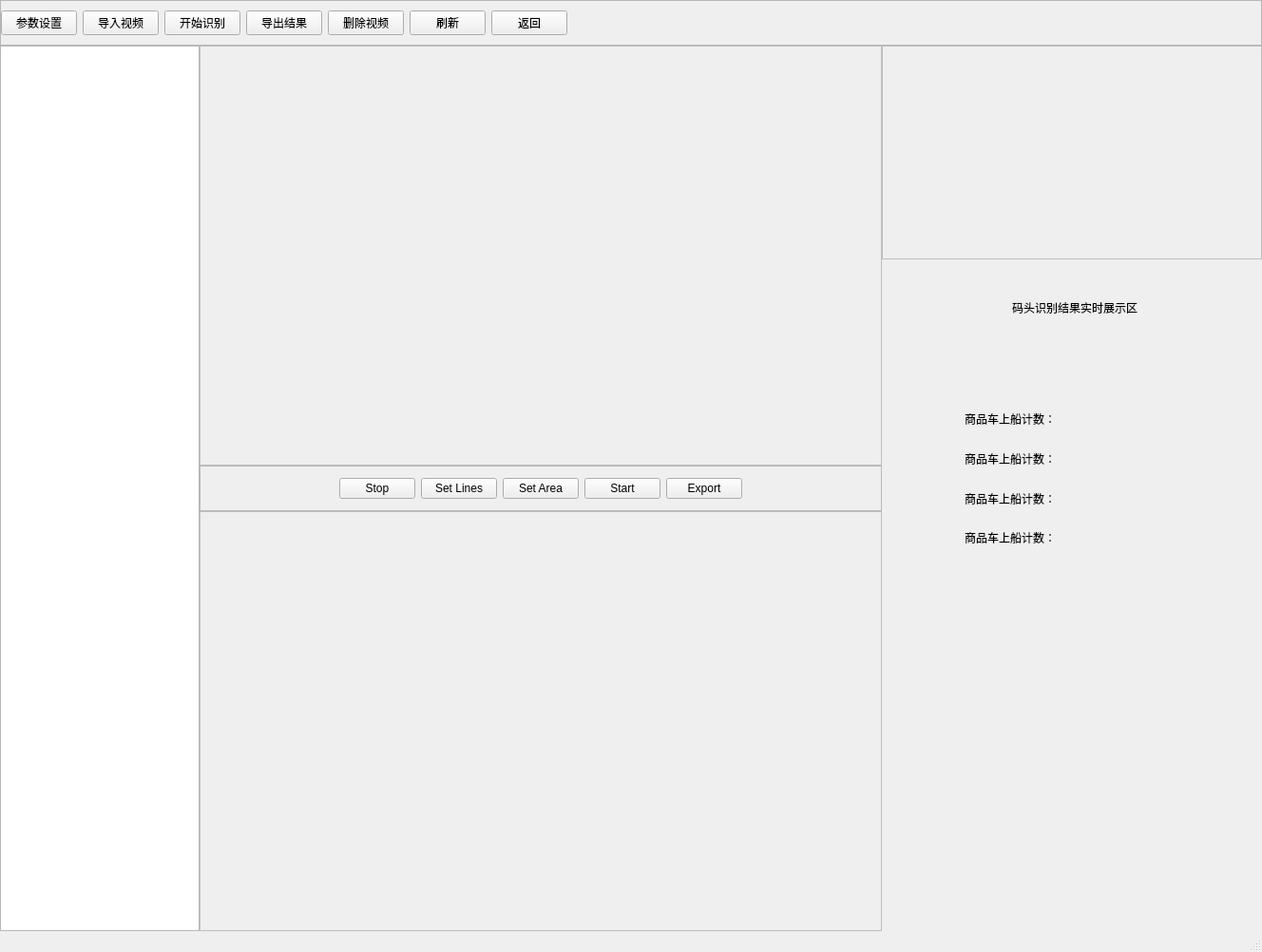
<?xml version="1.0" encoding="UTF-8"?>
<ui version="4.0">
 <class>detail</class>
 <widget class="QMainWindow" name="detail">
  <property name="geometry">
   <rect>
    <x>0</x>
    <y>0</y>
    <width>1328</width>
    <height>1002</height>
   </rect>
  </property>
  <property name="windowTitle">
   <string>MainWindow</string>
  </property>
  <property name="styleSheet">
   <string notr="true">QWidget#MainWindow {
	background: #FFF;
}</string>
  </property>
  <widget class="QWidget" name="w_detail_window">
   <layout class="QVBoxLayout" name="verticalLayout_4">
    <property name="spacing">
     <number>0</number>
    </property>
    <property name="leftMargin">
     <number>0</number>
    </property>
    <property name="topMargin">
     <number>0</number>
    </property>
    <property name="rightMargin">
     <number>0</number>
    </property>
    <property name="bottomMargin">
     <number>0</number>
    </property>
    <item>
     <widget class="QFrame" name="frame">
      <property name="minimumSize">
       <size>
        <width>0</width>
        <height>48</height>
       </size>
      </property>
      <property name="maximumSize">
       <size>
        <width>16777215</width>
        <height>48</height>
       </size>
      </property>
      <property name="frameShape">
       <enum>QFrame::StyledPanel</enum>
      </property>
      <property name="frameShadow">
       <enum>QFrame::Raised</enum>
      </property>
      <layout class="QHBoxLayout" name="horizontalLayout">
       <property name="leftMargin">
        <number>0</number>
       </property>
       <property name="topMargin">
        <number>0</number>
       </property>
       <property name="rightMargin">
        <number>0</number>
       </property>
       <property name="bottomMargin">
        <number>0</number>
       </property>
       <item>
        <widget class="QPushButton" name="pushButton">
         <property name="cursor">
          <cursorShape>PointingHandCursor</cursorShape>
         </property>
         <property name="text">
          <string>参数设置</string>
         </property>
        </widget>
       </item>
       <item>
        <widget class="QPushButton" name="pushButton_6">
         <property name="cursor">
          <cursorShape>PointingHandCursor</cursorShape>
         </property>
         <property name="text">
          <string>导入视频</string>
         </property>
        </widget>
       </item>
       <item>
        <widget class="QPushButton" name="pushButton_5">
         <property name="cursor">
          <cursorShape>PointingHandCursor</cursorShape>
         </property>
         <property name="text">
          <string>开始识别</string>
         </property>
        </widget>
       </item>
       <item>
        <widget class="QPushButton" name="pushButton_4">
         <property name="cursor">
          <cursorShape>PointingHandCursor</cursorShape>
         </property>
         <property name="text">
          <string>导出结果</string>
         </property>
        </widget>
       </item>
       <item>
        <widget class="QPushButton" name="pushButton_3">
         <property name="cursor">
          <cursorShape>PointingHandCursor</cursorShape>
         </property>
         <property name="text">
          <string>删除视频</string>
         </property>
        </widget>
       </item>
       <item>
        <widget class="QPushButton" name="pushButton_2">
         <property name="cursor">
          <cursorShape>PointingHandCursor</cursorShape>
         </property>
         <property name="text">
          <string>刷新</string>
         </property>
        </widget>
       </item>
       <item>
        <widget class="QPushButton" name="pushButton_7">
         <property name="cursor">
          <cursorShape>PointingHandCursor</cursorShape>
         </property>
         <property name="text">
          <string>返回</string>
         </property>
        </widget>
       </item>
       <item>
        <spacer name="horizontalSpacer">
         <property name="orientation">
          <enum>Qt::Horizontal</enum>
         </property>
         <property name="sizeHint" stdset="0">
          <size>
           <width>690</width>
           <height>20</height>
          </size>
         </property>
        </spacer>
       </item>
      </layout>
     </widget>
    </item>
    <item>
     <layout class="QHBoxLayout" name="horizontalLayout_9">
      <property name="spacing">
       <number>0</number>
      </property>
      <item>
       <widget class="QListWidget" name="lw_video_list">
        <property name="minimumSize">
         <size>
          <width>210</width>
          <height>0</height>
         </size>
        </property>
        <property name="maximumSize">
         <size>
          <width>210</width>
          <height>16777215</height>
         </size>
        </property>
        <property name="autoScrollMargin">
         <number>16</number>
        </property>
       </widget>
      </item>
      <item>
       <layout class="QVBoxLayout" name="verticalLayout">
        <property name="spacing">
         <number>0</number>
        </property>
        <property name="rightMargin">
         <number>0</number>
        </property>
        <item>
         <widget class="QLabel" name="l_actual_video">
          <property name="styleSheet">
           <string notr="true">QWidget#l_actual_video {
	border: 1px solid #BEBEBE;
}</string>
          </property>
          <property name="text">
           <string/>
          </property>
         </widget>
        </item>
        <item>
         <widget class="QFrame" name="frame_2">
          <property name="minimumSize">
           <size>
            <width>600</width>
            <height>48</height>
           </size>
          </property>
          <property name="maximumSize">
           <size>
            <width>16777215</width>
            <height>48</height>
           </size>
          </property>
          <property name="styleSheet">
           <string notr="true">QWidget#frame_2 {
	border-left: 0;
}</string>
          </property>
          <property name="frameShape">
           <enum>QFrame::StyledPanel</enum>
          </property>
          <property name="frameShadow">
           <enum>QFrame::Raised</enum>
          </property>
          <layout class="QHBoxLayout" name="horizontalLayout_3">
           <property name="leftMargin">
            <number>0</number>
           </property>
           <property name="topMargin">
            <number>0</number>
           </property>
           <property name="rightMargin">
            <number>0</number>
           </property>
           <property name="bottomMargin">
            <number>0</number>
           </property>
           <item>
            <layout class="QHBoxLayout" name="horizontalLayout_2">
             <item>
              <spacer name="horizontalSpacer_2">
               <property name="orientation">
                <enum>Qt::Horizontal</enum>
               </property>
               <property name="sizeHint" stdset="0">
                <size>
                 <width>40</width>
                 <height>20</height>
                </size>
               </property>
              </spacer>
             </item>
             <item>
              <widget class="QPushButton" name="pushButton_13">
               <property name="cursor">
                <cursorShape>PointingHandCursor</cursorShape>
               </property>
               <property name="text">
                <string>Stop</string>
               </property>
              </widget>
             </item>
             <item>
              <widget class="QPushButton" name="pushButton_12">
               <property name="cursor">
                <cursorShape>PointingHandCursor</cursorShape>
               </property>
               <property name="text">
                <string>Set Lines</string>
               </property>
              </widget>
             </item>
             <item>
              <widget class="QPushButton" name="pushButton_11">
               <property name="cursor">
                <cursorShape>PointingHandCursor</cursorShape>
               </property>
               <property name="text">
                <string>Set Area</string>
               </property>
              </widget>
             </item>
             <item>
              <widget class="QPushButton" name="pushButton_10">
               <property name="cursor">
                <cursorShape>PointingHandCursor</cursorShape>
               </property>
               <property name="text">
                <string>Start</string>
               </property>
              </widget>
             </item>
             <item>
              <widget class="QPushButton" name="pushButton_9">
               <property name="cursor">
                <cursorShape>PointingHandCursor</cursorShape>
               </property>
               <property name="text">
                <string>Export</string>
               </property>
              </widget>
             </item>
             <item>
              <spacer name="horizontalSpacer_3">
               <property name="orientation">
                <enum>Qt::Horizontal</enum>
               </property>
               <property name="sizeHint" stdset="0">
                <size>
                 <width>40</width>
                 <height>20</height>
                </size>
               </property>
              </spacer>
             </item>
            </layout>
           </item>
          </layout>
         </widget>
        </item>
        <item>
         <widget class="QLabel" name="l_original_video">
          <property name="styleSheet">
           <string notr="true">QWidget#l_original_video {
	border: 1px solid #BEBEBE;
}</string>
          </property>
          <property name="text">
           <string/>
          </property>
         </widget>
        </item>
       </layout>
      </item>
      <item>
       <layout class="QVBoxLayout" name="verticalLayout_3">
        <property name="spacing">
         <number>0</number>
        </property>
        <item>
         <widget class="QLabel" name="l_identify_image">
          <property name="minimumSize">
           <size>
            <width>400</width>
            <height>225</height>
           </size>
          </property>
          <property name="maximumSize">
           <size>
            <width>400</width>
            <height>225</height>
           </size>
          </property>
          <property name="styleSheet">
           <string notr="true">QWidget#l_identify_image {
	border: 1px solid #BEBEBE;
}</string>
          </property>
          <property name="text">
           <string/>
          </property>
         </widget>
        </item>
        <item>
         <widget class="QWidget" name="w_identify_result" native="true">
          <property name="minimumSize">
           <size>
            <width>400</width>
            <height>500</height>
           </size>
          </property>
          <property name="maximumSize">
           <size>
            <width>400</width>
            <height>16777215</height>
           </size>
          </property>
          <widget class="QWidget" name="horizontalLayoutWidget_2">
           <property name="geometry">
            <rect>
             <x>-1</x>
             <y>30</y>
             <width>401</width>
             <height>41</height>
            </rect>
           </property>
           <layout class="QHBoxLayout" name="horizontalLayout_4">
            <property name="spacing">
             <number>0</number>
            </property>
            <item>
             <spacer name="horizontalSpacer_5">
              <property name="orientation">
               <enum>Qt::Horizontal</enum>
              </property>
              <property name="sizeHint" stdset="0">
               <size>
                <width>40</width>
                <height>20</height>
               </size>
              </property>
             </spacer>
            </item>
            <item>
             <widget class="QLabel" name="l_wharf_name">
              <property name="text">
               <string/>
              </property>
             </widget>
            </item>
            <item>
             <widget class="QLabel" name="label">
              <property name="text">
               <string>码头识别结果实时展示区</string>
              </property>
             </widget>
            </item>
            <item>
             <spacer name="horizontalSpacer_4">
              <property name="orientation">
               <enum>Qt::Horizontal</enum>
              </property>
              <property name="sizeHint" stdset="0">
               <size>
                <width>40</width>
                <height>20</height>
               </size>
              </property>
             </spacer>
            </item>
           </layout>
          </widget>
          <widget class="QWidget" name="layoutWidget">
           <property name="geometry">
            <rect>
             <x>30</x>
             <y>150</y>
             <width>356</width>
             <height>161</height>
            </rect>
           </property>
           <layout class="QVBoxLayout" name="verticalLayout_2">
            <item>
             <layout class="QHBoxLayout" name="horizontalLayout_5">
              <item>
               <spacer name="horizontalSpacer_6">
                <property name="orientation">
                 <enum>Qt::Horizontal</enum>
                </property>
                <property name="sizeHint" stdset="0">
                 <size>
                  <width>40</width>
                  <height>20</height>
                 </size>
                </property>
               </spacer>
              </item>
              <item>
               <widget class="QLabel" name="label_2">
                <property name="text">
                 <string>商品车上船计数：</string>
                </property>
               </widget>
              </item>
              <item>
               <widget class="QLabel" name="l_goods_car_above_count">
                <property name="minimumSize">
                 <size>
                  <width>140</width>
                  <height>0</height>
                 </size>
                </property>
                <property name="text">
                 <string/>
                </property>
               </widget>
              </item>
              <item>
               <spacer name="horizontalSpacer_7">
                <property name="orientation">
                 <enum>Qt::Horizontal</enum>
                </property>
                <property name="sizeHint" stdset="0">
                 <size>
                  <width>40</width>
                  <height>20</height>
                 </size>
                </property>
               </spacer>
              </item>
             </layout>
            </item>
            <item>
             <layout class="QHBoxLayout" name="horizontalLayout_8">
              <item>
               <spacer name="horizontalSpacer_12">
                <property name="orientation">
                 <enum>Qt::Horizontal</enum>
                </property>
                <property name="sizeHint" stdset="0">
                 <size>
                  <width>40</width>
                  <height>20</height>
                 </size>
                </property>
               </spacer>
              </item>
              <item>
               <widget class="QLabel" name="label_8">
                <property name="text">
                 <string>商品车上船计数：</string>
                </property>
               </widget>
              </item>
              <item>
               <widget class="QLabel" name="l_goods_car_under_count">
                <property name="minimumSize">
                 <size>
                  <width>140</width>
                  <height>0</height>
                 </size>
                </property>
                <property name="text">
                 <string/>
                </property>
               </widget>
              </item>
              <item>
               <spacer name="horizontalSpacer_13">
                <property name="orientation">
                 <enum>Qt::Horizontal</enum>
                </property>
                <property name="sizeHint" stdset="0">
                 <size>
                  <width>40</width>
                  <height>20</height>
                 </size>
                </property>
               </spacer>
              </item>
             </layout>
            </item>
            <item>
             <layout class="QHBoxLayout" name="horizontalLayout_7">
              <item>
               <spacer name="horizontalSpacer_10">
                <property name="orientation">
                 <enum>Qt::Horizontal</enum>
                </property>
                <property name="sizeHint" stdset="0">
                 <size>
                  <width>40</width>
                  <height>20</height>
                 </size>
                </property>
               </spacer>
              </item>
              <item>
               <widget class="QLabel" name="label_6">
                <property name="text">
                 <string>商品车上船计数：</string>
                </property>
               </widget>
              </item>
              <item>
               <widget class="QLabel" name="l_project_car_above_count">
                <property name="minimumSize">
                 <size>
                  <width>140</width>
                  <height>0</height>
                 </size>
                </property>
                <property name="text">
                 <string/>
                </property>
               </widget>
              </item>
              <item>
               <spacer name="horizontalSpacer_11">
                <property name="orientation">
                 <enum>Qt::Horizontal</enum>
                </property>
                <property name="sizeHint" stdset="0">
                 <size>
                  <width>40</width>
                  <height>20</height>
                 </size>
                </property>
               </spacer>
              </item>
             </layout>
            </item>
            <item>
             <layout class="QHBoxLayout" name="horizontalLayout_6">
              <item>
               <spacer name="horizontalSpacer_8">
                <property name="orientation">
                 <enum>Qt::Horizontal</enum>
                </property>
                <property name="sizeHint" stdset="0">
                 <size>
                  <width>40</width>
                  <height>20</height>
                 </size>
                </property>
               </spacer>
              </item>
              <item>
               <widget class="QLabel" name="label_4">
                <property name="text">
                 <string>商品车上船计数：</string>
                </property>
               </widget>
              </item>
              <item>
               <widget class="QLabel" name="l_project_car_under_count">
                <property name="minimumSize">
                 <size>
                  <width>140</width>
                  <height>0</height>
                 </size>
                </property>
                <property name="text">
                 <string/>
                </property>
               </widget>
              </item>
              <item>
               <spacer name="horizontalSpacer_9">
                <property name="orientation">
                 <enum>Qt::Horizontal</enum>
                </property>
                <property name="sizeHint" stdset="0">
                 <size>
                  <width>40</width>
                  <height>20</height>
                 </size>
                </property>
               </spacer>
              </item>
             </layout>
            </item>
           </layout>
          </widget>
         </widget>
        </item>
       </layout>
      </item>
     </layout>
    </item>
   </layout>
  </widget>
  <widget class="QMenuBar" name="menubar">
   <property name="geometry">
    <rect>
     <x>0</x>
     <y>0</y>
     <width>1328</width>
     <height>24</height>
    </rect>
   </property>
  </widget>
  <widget class="QStatusBar" name="statusbar"/>
 </widget>
 <resources/>
 <connections>
  <connection>
   <sender>pushButton</sender>
   <signal>clicked()</signal>
   <receiver>detail</receiver>
   <slot>paramSettingClicked()</slot>
   <hints>
    <hint type="sourcelabel">
     <x>33</x>
     <y>63</y>
    </hint>
    <hint type="destinationlabel">
     <x>714</x>
     <y>86</y>
    </hint>
   </hints>
  </connection>
  <connection>
   <sender>pushButton_6</sender>
   <signal>clicked()</signal>
   <receiver>detail</receiver>
   <slot>importVideoClicked()</slot>
   <hints>
    <hint type="sourcelabel">
     <x>132</x>
     <y>64</y>
    </hint>
    <hint type="destinationlabel">
     <x>863</x>
     <y>86</y>
    </hint>
   </hints>
  </connection>
  <connection>
   <sender>pushButton_5</sender>
   <signal>clicked()</signal>
   <receiver>detail</receiver>
   <slot>startIdentifyClicked()</slot>
   <hints>
    <hint type="sourcelabel">
     <x>235</x>
     <y>64</y>
    </hint>
    <hint type="destinationlabel">
     <x>221</x>
     <y>499</y>
    </hint>
   </hints>
  </connection>
  <connection>
   <sender>pushButton_4</sender>
   <signal>clicked()</signal>
   <receiver>detail</receiver>
   <slot>exportResultClicked()</slot>
   <hints>
    <hint type="sourcelabel">
     <x>328</x>
     <y>68</y>
    </hint>
    <hint type="destinationlabel">
     <x>249</x>
     <y>499</y>
    </hint>
   </hints>
  </connection>
  <connection>
   <sender>pushButton_3</sender>
   <signal>clicked()</signal>
   <receiver>detail</receiver>
   <slot>deleteVideoClicked()</slot>
   <hints>
    <hint type="sourcelabel">
     <x>429</x>
     <y>67</y>
    </hint>
    <hint type="destinationlabel">
     <x>339</x>
     <y>499</y>
    </hint>
   </hints>
  </connection>
  <connection>
   <sender>pushButton_2</sender>
   <signal>clicked()</signal>
   <receiver>detail</receiver>
   <slot>flushedClicked()</slot>
   <hints>
    <hint type="sourcelabel">
     <x>521</x>
     <y>64</y>
    </hint>
    <hint type="destinationlabel">
     <x>442</x>
     <y>499</y>
    </hint>
   </hints>
  </connection>
  <connection>
   <sender>pushButton_7</sender>
   <signal>clicked()</signal>
   <receiver>detail</receiver>
   <slot>returnClicked()</slot>
   <hints>
    <hint type="sourcelabel">
     <x>582</x>
     <y>63</y>
    </hint>
    <hint type="destinationlabel">
     <x>533</x>
     <y>498</y>
    </hint>
   </hints>
  </connection>
  <connection>
   <sender>pushButton_13</sender>
   <signal>clicked()</signal>
   <receiver>detail</receiver>
   <slot>stopClicked()</slot>
   <hints>
    <hint type="sourcelabel">
     <x>351</x>
     <y>537</y>
    </hint>
    <hint type="destinationlabel">
     <x>233</x>
     <y>558</y>
    </hint>
   </hints>
  </connection>
  <connection>
   <sender>pushButton_12</sender>
   <signal>clicked()</signal>
   <receiver>detail</receiver>
   <slot>setLinesClicked()</slot>
   <hints>
    <hint type="sourcelabel">
     <x>424</x>
     <y>533</y>
    </hint>
    <hint type="destinationlabel">
     <x>355</x>
     <y>563</y>
    </hint>
   </hints>
  </connection>
  <connection>
   <sender>pushButton_11</sender>
   <signal>clicked()</signal>
   <receiver>detail</receiver>
   <slot>setAreaClicked()</slot>
   <hints>
    <hint type="sourcelabel">
     <x>529</x>
     <y>532</y>
    </hint>
    <hint type="destinationlabel">
     <x>435</x>
     <y>560</y>
    </hint>
   </hints>
  </connection>
  <connection>
   <sender>pushButton_10</sender>
   <signal>clicked()</signal>
   <receiver>detail</receiver>
   <slot>startClicked()</slot>
   <hints>
    <hint type="sourcelabel">
     <x>625</x>
     <y>535</y>
    </hint>
    <hint type="destinationlabel">
     <x>542</x>
     <y>560</y>
    </hint>
   </hints>
  </connection>
  <connection>
   <sender>pushButton_9</sender>
   <signal>clicked()</signal>
   <receiver>detail</receiver>
   <slot>exportClicked()</slot>
   <hints>
    <hint type="sourcelabel">
     <x>690</x>
     <y>534</y>
    </hint>
    <hint type="destinationlabel">
     <x>634</x>
     <y>561</y>
    </hint>
   </hints>
  </connection>
 </connections>
 <slots>
  <slot>paramSettingClicked()</slot>
  <slot>importVideoClicked()</slot>
  <slot>startIdentifyClicked()</slot>
  <slot>exportResultClicked()</slot>
  <slot>deleteVideoClicked()</slot>
  <slot>flushedClicked()</slot>
  <slot>returnClicked()</slot>
  <slot>stopClicked()</slot>
  <slot>setLinesClicked()</slot>
  <slot>setAreaClicked()</slot>
  <slot>startClicked()</slot>
  <slot>exportClicked()</slot>
  <slot>detailClicked()</slot>
 </slots>
</ui>
